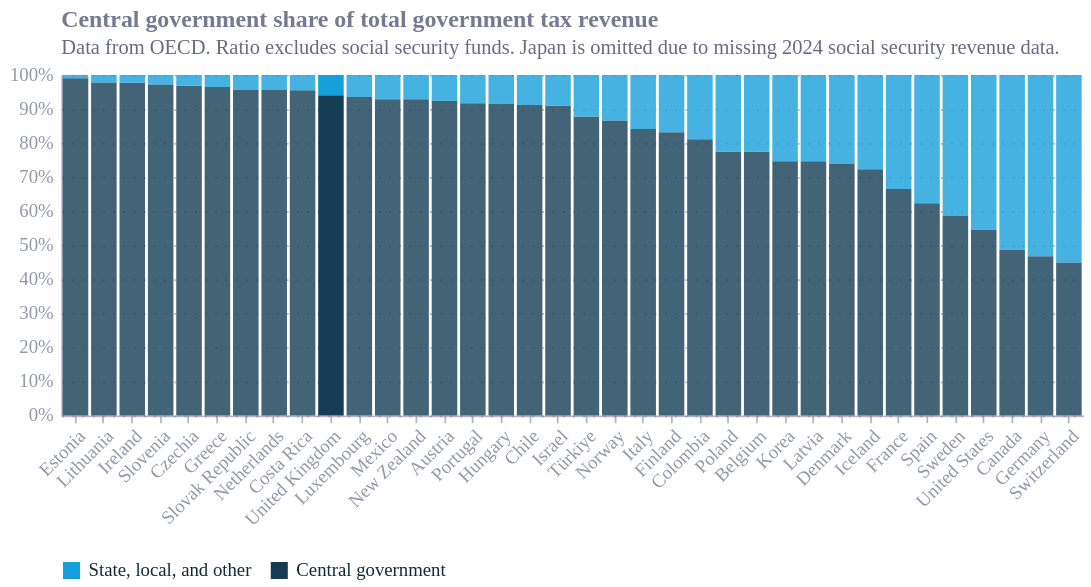

Here is the Vega-Lite specification saved for this chart:
### Vega-Lite specification from a JSON file in a GitHub repository (floating-point values rounded to 4 significant figures)
{"config": {"font": "Circular Std", "text": {"color": "#676A86", "align": "left", "baseline": "middle", "dx": 7, "dy": 0, "fontSize": 11}, "view": {"stroke": null, "continuousWidth": 400, "continuousHeight": 300, "discreteWidth": 400, "discreteHeight": 300}, "range": {"category": ["#36B7B4", "#E6224B", "#F4C245", "#0063AF", "#00A767", "#179FDB", "#EB5C2E"], "diverging": ["#E6224B", "#E54753", "#C9C9C9", "#179FDB", "#122B39"], "heatmap": ["#C9C9C9", "#179FDB", "#0063AF", "#122B39"], "ordinal": ["#00A767", "#36B7B4", "#179FDB", "#0063AF", "#243B5A"]}, "bar": {"color": "#179fdb"}, "line": {"color": "#e6224b"}, "rule": {"color": "#676A86"}, "area": {"opacity": 0.3}, "point": {"filled": true, "size": 80, "color": "#e6224b", "opacity": 0.95}, "geoshape": {"stroke": "white", "strokeWidth": 0.3}, "rect": {"fill": "#d6d4d4", "opacity": 0.3}, "axis": {"labelColor": "#676A86", "labelFontSize": 11, "labelFont": "Circular Std", "labelOpacity": 0.7, "tickColor": "#676A86", "tickOpacity": 0.5, "domainColor": "#676A86", "domainOpacity": 0.5, "gridColor": "#676A86", "gridDash": [2, 2], "gridOpacity": 0.5, "title": null, "titleColor": "#676A86", "titleOpacity": 0.8, "tickSize": 4}, "axisXDiscrete": {"grid": false, "labelAngle": 0, "tickCount": 10, "tickOpacity": 0.5, "title": null}, "axisYDiscrete": {"ticks": false, "labelPadding": 5}, "axisXTemporal": {"grid": false, "ticks": true}, "axisXQuantitative": {"grid": true}, "axisYQuantitative": {"gridColor": "#676A86", "gridDash": [1, 5], "gridOpacity": 0.5, "ticks": false, "labelPadding": 5, "tickCount": 8, "titleAngle": 0, "titleAlign": "left", "titleBaseline": "bottom", "titleX": 0, "titleY": -5}, "title": {"color": "#676A86E6", "subtitleColor": "#676A86", "font": "Circular Std", "subtitleFont": "Circular Std", "anchor": "start", "fontSize": 14, "subtitleFontSize": 12, "subtitlePadding": 4, "offset": 0, "frame": "group"}, "legend": {"titleColor": "#122b39", "title": null, "labelColor": "#122b39", "labelFontSize": 11}}, "data": {"name": "data-5b305f219a4d3c3604e80f7962252959"}, "mark": {"type": "bar"}, "encoding": {"color": {"field": "share_type", "legend": {"direction": "horizontal", "labelLimit": 200, "orient": "bottom", "symbolSize": 100, "symbolType": "square"}, "scale": {"domain": ["State, local, and other", "Central government"], "range": ["#179fdb", "#143c54"]}, "title": null, "type": "nominal"}, "opacity": {"condition": {"test": "(datum.REF_AREA === 'GBR')", "value": 1}, "value": 0.8}, "tooltip": [{"field": "Reference area", "title": "Country", "type": "nominal"}, {"field": "share_type", "title": "Component", "type": "nominal"}, {"field": "share", "format": ".1%", "title": "Share", "type": "quantitative"}], "x": {"axis": {"labelAngle": -45}, "field": "Reference area", "sort": {"field": "central_to_overallno_SS_ratio", "order": "descending"}, "type": "nominal"}, "y": {"axis": {"format": "%", "title": null}, "field": "share", "stack": "normalize", "type": "quantitative"}}, "height": 200, "title": {"text": "Central government share of total government tax revenue", "anchor": "start", "subtitle": "Data from OECD. Ratio excludes social security funds. Japan is omitted due to missing 2024 social security revenue data.", "subtitleFontSize": 12}, "width": 600, "$schema": "https://vega.github.io/schema/vega-lite/v6.4.1.json", "datasets": {"data-5b305f219a4d3c3604e80f7962252959": [{"REF_AREA": "AUT", "Reference area": "Austria", "central_to_overallno_SS_ratio": 0.9239, "share_type": "Central government", "share": 0.9239}, {"REF_AREA": "BEL", "Reference area": "Belgium", "central_to_overallno_SS_ratio": 0.7745, "share_type": "Central government", "share": 0.7745}, {"REF_AREA": "CAN", "Reference area": "Canada", "central_to_overallno_SS_ratio": 0.4868, "share_type": "Central government", "share": 0.4868}, {"REF_AREA": "CHE", "Reference area": "Switzerland", "central_to_overallno_SS_ratio": 0.4491, "share_type": "Central government", "share": 0.4491}, {"REF_AREA": "CHL", "Reference area": "Chile", "central_to_overallno_SS_ratio": 0.9121, "share_type": "Central government", "share": 0.9121}, {"REF_AREA": "COL", "Reference area": "Colombia", "central_to_overallno_SS_ratio": 0.8108, "share_type": "Central government", "share": 0.8108}, {"REF_AREA": "CRI", "Reference area": "Costa Rica", "central_to_overallno_SS_ratio": 0.9552, "share_type": "Central government", "share": 0.9552}, {"REF_AREA": "CZE", "Reference area": "Czechia", "central_to_overallno_SS_ratio": 0.9683, "share_type": "Central government", "share": 0.9683}, {"REF_AREA": "DEU", "Reference area": "Germany", "central_to_overallno_SS_ratio": 0.4679, "share_type": "Central government", "share": 0.4679}, {"REF_AREA": "DNK", "Reference area": "Denmark", "central_to_overallno_SS_ratio": 0.7387, "share_type": "Central government", "share": 0.7387}, {"REF_AREA": "ESP", "Reference area": "Spain", "central_to_overallno_SS_ratio": 0.623, "share_type": "Central government", "share": 0.623}, {"REF_AREA": "EST", "Reference area": "Estonia", "central_to_overallno_SS_ratio": 0.9899, "share_type": "Central government", "share": 0.9899}, {"REF_AREA": "FIN", "Reference area": "Finland", "central_to_overallno_SS_ratio": 0.8316, "share_type": "Central government", "share": 0.8316}, {"REF_AREA": "FRA", "Reference area": "France", "central_to_overallno_SS_ratio": 0.6649, "share_type": "Central government", "share": 0.6649}, {"REF_AREA": "GBR", "Reference area": "United Kingdom", "central_to_overallno_SS_ratio": 0.9402, "share_type": "Central government", "share": 0.9402}, {"REF_AREA": "GRC", "Reference area": "Greece", "central_to_overallno_SS_ratio": 0.9643, "share_type": "Central government", "share": 0.9643}, {"REF_AREA": "HUN", "Reference area": "Hungary", "central_to_overallno_SS_ratio": 0.9152, "share_type": "Central government", "share": 0.9152}, {"REF_AREA": "IRL", "Reference area": "Ireland", "central_to_overallno_SS_ratio": 0.9766, "share_type": "Central government", "share": 0.9766}, {"REF_AREA": "ISL", "Reference area": "Iceland", "central_to_overallno_SS_ratio": 0.7232, "share_type": "Central government", "share": 0.7232}, {"REF_AREA": "ISR", "Reference area": "Israel", "central_to_overallno_SS_ratio": 0.9096, "share_type": "Central government", "share": 0.9096}, {"REF_AREA": "ITA", "Reference area": "Italy", "central_to_overallno_SS_ratio": 0.8416, "share_type": "Central government", "share": 0.8416}, {"REF_AREA": "KOR", "Reference area": "Korea", "central_to_overallno_SS_ratio": 0.7468, "share_type": "Central government", "share": 0.7468}, {"REF_AREA": "LTU", "Reference area": "Lithuania", "central_to_overallno_SS_ratio": 0.9776, "share_type": "Central government", "share": 0.9776}, {"REF_AREA": "LUX", "Reference area": "Luxembourg", "central_to_overallno_SS_ratio": 0.9356, "share_type": "Central government", "share": 0.9356}, {"REF_AREA": "LVA", "Reference area": "Latvia", "central_to_overallno_SS_ratio": 0.7464, "share_type": "Central government", "share": 0.7464}, {"REF_AREA": "MEX", "Reference area": "Mexico", "central_to_overallno_SS_ratio": 0.9289, "share_type": "Central government", "share": 0.9289}, {"REF_AREA": "NLD", "Reference area": "Netherlands", "central_to_overallno_SS_ratio": 0.957, "share_type": "Central government", "share": 0.957}, {"REF_AREA": "NOR", "Reference area": "Norway", "central_to_overallno_SS_ratio": 0.8665, "share_type": "Central government", "share": 0.8665}, {"REF_AREA": "NZL", "Reference area": "New Zealand", "central_to_overallno_SS_ratio": 0.9284, "share_type": "Central government", "share": 0.9284}, {"REF_AREA": "POL", "Reference area": "Poland", "central_to_overallno_SS_ratio": 0.7747, "share_type": "Central government", "share": 0.7747}, {"REF_AREA": "PRT", "Reference area": "Portugal", "central_to_overallno_SS_ratio": 0.9168, "share_type": "Central government", "share": 0.9168}, {"REF_AREA": "SVK", "Reference area": "Slovak Republic", "central_to_overallno_SS_ratio": 0.957, "share_type": "Central government", "share": 0.957}, {"REF_AREA": "SVN", "Reference area": "Slovenia", "central_to_overallno_SS_ratio": 0.9717, "share_type": "Central government", "share": 0.9717}, {"REF_AREA": "SWE", "Reference area": "Sweden", "central_to_overallno_SS_ratio": 0.5857, "share_type": "Central government", "share": 0.5857}, {"REF_AREA": "TUR", "Reference area": "Türkiye", "central_to_overallno_SS_ratio": 0.8769, "share_type": "Central government", "share": 0.8769}, {"REF_AREA": "USA", "Reference area": "United States", "central_to_overallno_SS_ratio": 0.546, "share_type": "Central government", "share": 0.546}, {"REF_AREA": "AUT", "Reference area": "Austria", "central_to_overallno_SS_ratio": 0.9239, "share_type": "State, local, and other", "share": 0.07612}, {"REF_AREA": "BEL", "Reference area": "Belgium", "central_to_overallno_SS_ratio": 0.7745, "share_type": "State, local, and other", "share": 0.2255}, {"REF_AREA": "CAN", "Reference area": "Canada", "central_to_overallno_SS_ratio": 0.4868, "share_type": "State, local, and other", "share": 0.5132}, {"REF_AREA": "CHE", "Reference area": "Switzerland", "central_to_overallno_SS_ratio": 0.4491, "share_type": "State, local, and other", "share": 0.5509}, {"REF_AREA": "CHL", "Reference area": "Chile", "central_to_overallno_SS_ratio": 0.9121, "share_type": "State, local, and other", "share": 0.08786}, {"REF_AREA": "COL", "Reference area": "Colombia", "central_to_overallno_SS_ratio": 0.8108, "share_type": "State, local, and other", "share": 0.1892}, {"REF_AREA": "CRI", "Reference area": "Costa Rica", "central_to_overallno_SS_ratio": 0.9552, "share_type": "State, local, and other", "share": 0.04482}, {"REF_AREA": "CZE", "Reference area": "Czechia", "central_to_overallno_SS_ratio": 0.9683, "share_type": "State, local, and other", "share": 0.03168}, {"REF_AREA": "DEU", "Reference area": "Germany", "central_to_overallno_SS_ratio": 0.4679, "share_type": "State, local, and other", "share": 0.5321}, {"REF_AREA": "DNK", "Reference area": "Denmark", "central_to_overallno_SS_ratio": 0.7387, "share_type": "State, local, and other", "share": 0.2613}, {"REF_AREA": "ESP", "Reference area": "Spain", "central_to_overallno_SS_ratio": 0.623, "share_type": "State, local, and other", "share": 0.377}, {"REF_AREA": "EST", "Reference area": "Estonia", "central_to_overallno_SS_ratio": 0.9899, "share_type": "State, local, and other", "share": 0.01011}, {"REF_AREA": "FIN", "Reference area": "Finland", "central_to_overallno_SS_ratio": 0.8316, "share_type": "State, local, and other", "share": 0.1684}, {"REF_AREA": "FRA", "Reference area": "France", "central_to_overallno_SS_ratio": 0.6649, "share_type": "State, local, and other", "share": 0.3351}, {"REF_AREA": "GBR", "Reference area": "United Kingdom", "central_to_overallno_SS_ratio": 0.9402, "share_type": "State, local, and other", "share": 0.05977}, {"REF_AREA": "GRC", "Reference area": "Greece", "central_to_overallno_SS_ratio": 0.9643, "share_type": "State, local, and other", "share": 0.0357}, {"REF_AREA": "HUN", "Reference area": "Hungary", "central_to_overallno_SS_ratio": 0.9152, "share_type": "State, local, and other", "share": 0.08483}, {"REF_AREA": "IRL", "Reference area": "Ireland", "central_to_overallno_SS_ratio": 0.9766, "share_type": "State, local, and other", "share": 0.0234}, {"REF_AREA": "ISL", "Reference area": "Iceland", "central_to_overallno_SS_ratio": 0.7232, "share_type": "State, local, and other", "share": 0.2768}, {"REF_AREA": "ISR", "Reference area": "Israel", "central_to_overallno_SS_ratio": 0.9096, "share_type": "State, local, and other", "share": 0.09039}, {"REF_AREA": "ITA", "Reference area": "Italy", "central_to_overallno_SS_ratio": 0.8416, "share_type": "State, local, and other", "share": 0.1584}, {"REF_AREA": "KOR", "Reference area": "Korea", "central_to_overallno_SS_ratio": 0.7468, "share_type": "State, local, and other", "share": 0.2532}, {"REF_AREA": "LTU", "Reference area": "Lithuania", "central_to_overallno_SS_ratio": 0.9776, "share_type": "State, local, and other", "share": 0.02241}, {"REF_AREA": "LUX", "Reference area": "Luxembourg", "central_to_overallno_SS_ratio": 0.9356, "share_type": "State, local, and other", "share": 0.0644}, {"REF_AREA": "LVA", "Reference area": "Latvia", "central_to_overallno_SS_ratio": 0.7464, "share_type": "State, local, and other", "share": 0.2536}, {"REF_AREA": "MEX", "Reference area": "Mexico", "central_to_overallno_SS_ratio": 0.9289, "share_type": "State, local, and other", "share": 0.07107}, {"REF_AREA": "NLD", "Reference area": "Netherlands", "central_to_overallno_SS_ratio": 0.957, "share_type": "State, local, and other", "share": 0.04299}, {"REF_AREA": "NOR", "Reference area": "Norway", "central_to_overallno_SS_ratio": 0.8665, "share_type": "State, local, and other", "share": 0.1335}, {"REF_AREA": "NZL", "Reference area": "New Zealand", "central_to_overallno_SS_ratio": 0.9284, "share_type": "State, local, and other", "share": 0.07162}, {"REF_AREA": "POL", "Reference area": "Poland", "central_to_overallno_SS_ratio": 0.7747, "share_type": "State, local, and other", "share": 0.2253}, {"REF_AREA": "PRT", "Reference area": "Portugal", "central_to_overallno_SS_ratio": 0.9168, "share_type": "State, local, and other", "share": 0.08325}, {"REF_AREA": "SVK", "Reference area": "Slovak Republic", "central_to_overallno_SS_ratio": 0.957, "share_type": "State, local, and other", "share": 0.04295}, {"REF_AREA": "SVN", "Reference area": "Slovenia", "central_to_overallno_SS_ratio": 0.9717, "share_type": "State, local, and other", "share": 0.02834}, {"REF_AREA": "SWE", "Reference area": "Sweden", "central_to_overallno_SS_ratio": 0.5857, "share_type": "State, local, and other", "share": 0.4143}, {"REF_AREA": "TUR", "Reference area": "Türkiye", "central_to_overallno_SS_ratio": 0.8769, "share_type": "State, local, and other", "share": 0.1231}, {"REF_AREA": "USA", "Reference area": "United States", "central_to_overallno_SS_ratio": 0.546, "share_type": "State, local, and other", "share": 0.454}]}}
